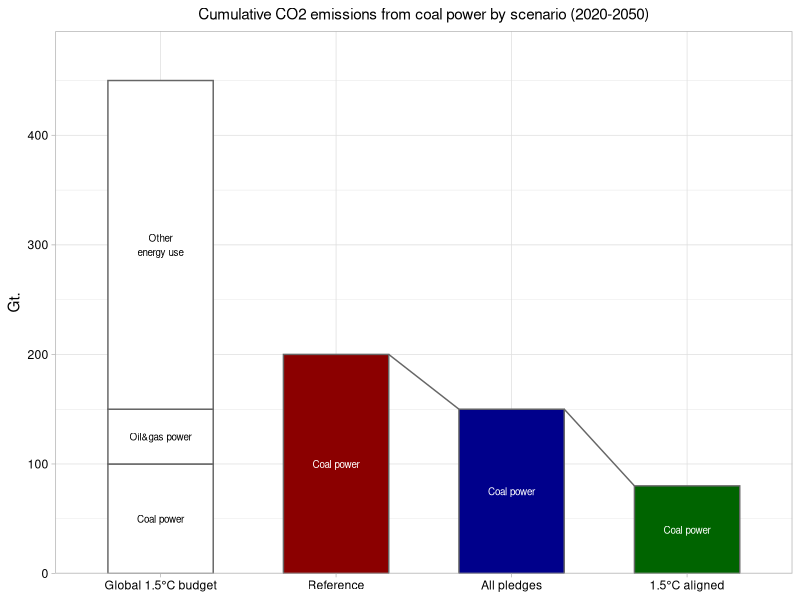
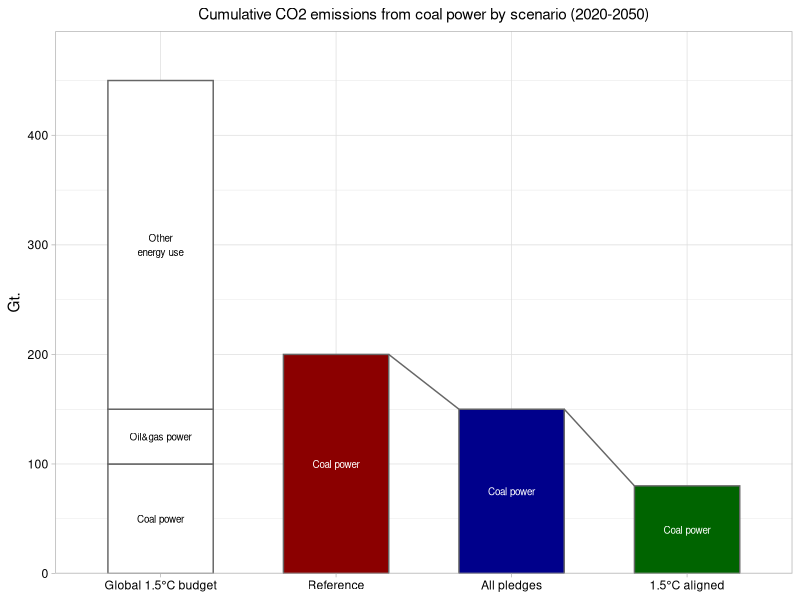

Reproduce these figures in R, in order.
library(tidyverse)

data <- read_csv("coal_power_plot.csv") %>%
  mutate(scenario=factor(scenario,
                         levels=c("global_15c", "ref", "all_pledges", "15c_aligned"),
                         labels=c("Global 1.5°C budget", "Reference", "All pledges", "1.5°C aligned")
                         ),
         type=factor(type, levels=rev(c("Coal power", "Oil&gas power", "Other energy use"))))

data_segment <- data %>%
  filter(scenario %in% c("Reference","All pledges", "1.5°C aligned")) %>%
  mutate(
    x=as.numeric(scenario),
    value_prev=lag(value),
    x_prev=lag(x)) %>%
  filter(!is.na(value_prev))

barwidth <- 0.6

ggplot(data, aes(x=scenario,
                 y=value)) +
  geom_bar(aes(fill=scenario),
           stat="identity",
           color="#666666",
           width=barwidth,
           show.legend = F) +
  geom_text(aes(label=gsub("er en","er\nen", type), col=scenario),
            position = position_stack(vjust = 0.5),
            size=2.5,
            show.legend = F) +
  geom_segment(data = data_segment,
               color="#666666",
               aes(x = x_prev + barwidth/2, xend = x - barwidth / 2, y = value_prev, yend = value)) +
  theme_light() +
  theme(plot.subtitle = element_text(hjust = 0.5),
        axis.text = element_text(color = "black")) +
  labs(x=NULL, y="Gt.",
       subtitle="Cumulative CO2 emissions from coal power by scenario (2020-2050)") +
  scale_fill_manual(values=c("white","darkred", "darkblue", "darkgreen")) +
  scale_color_manual(values=c("black","white", "white", "white")) +
  scale_y_continuous(expand = expansion(mult=c(0, 0.1)))

ggsave("coal_power_plot.jpg", width=6, heigh=4)

